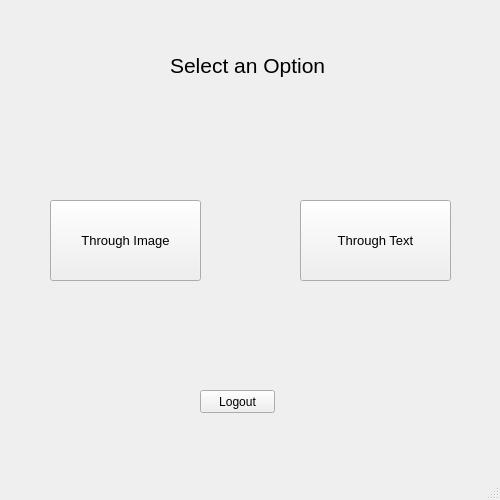
<?xml version="1.0" encoding="UTF-8"?>
<ui version="4.0">
 <class>MainWindow</class>
 <widget class="QMainWindow" name="MainWindow">
  <property name="geometry">
   <rect>
    <x>0</x>
    <y>0</y>
    <width>500</width>
    <height>500</height>
   </rect>
  </property>
  <property name="minimumSize">
   <size>
    <width>500</width>
    <height>500</height>
   </size>
  </property>
  <property name="maximumSize">
   <size>
    <width>500</width>
    <height>500</height>
   </size>
  </property>
  <property name="windowTitle">
   <string>MainWindow</string>
  </property>
  <widget class="QWidget" name="centralwidget">
   <widget class="QPushButton" name="text_option_button">
    <property name="geometry">
     <rect>
      <x>300</x>
      <y>200</y>
      <width>151</width>
      <height>81</height>
     </rect>
    </property>
    <property name="font">
     <font>
      <pointsize>10</pointsize>
     </font>
    </property>
    <property name="text">
     <string>Through Text</string>
    </property>
   </widget>
   <widget class="QLabel" name="label">
    <property name="geometry">
     <rect>
      <x>170</x>
      <y>50</y>
      <width>171</width>
      <height>31</height>
     </rect>
    </property>
    <property name="font">
     <font>
      <pointsize>16</pointsize>
     </font>
    </property>
    <property name="text">
     <string>Select an Option</string>
    </property>
   </widget>
   <widget class="QPushButton" name="image_option_button">
    <property name="geometry">
     <rect>
      <x>50</x>
      <y>200</y>
      <width>151</width>
      <height>81</height>
     </rect>
    </property>
    <property name="font">
     <font>
      <pointsize>10</pointsize>
     </font>
    </property>
    <property name="text">
     <string>Through Image</string>
    </property>
   </widget>
   <widget class="QPushButton" name="logout_button">
    <property name="geometry">
     <rect>
      <x>200</x>
      <y>390</y>
      <width>75</width>
      <height>23</height>
     </rect>
    </property>
    <property name="text">
     <string>Logout</string>
    </property>
   </widget>
  </widget>
  <widget class="QMenuBar" name="menubar">
   <property name="geometry">
    <rect>
     <x>0</x>
     <y>0</y>
     <width>500</width>
     <height>21</height>
    </rect>
   </property>
  </widget>
  <widget class="QStatusBar" name="statusbar"/>
 </widget>
 <resources/>
 <connections/>
</ui>
